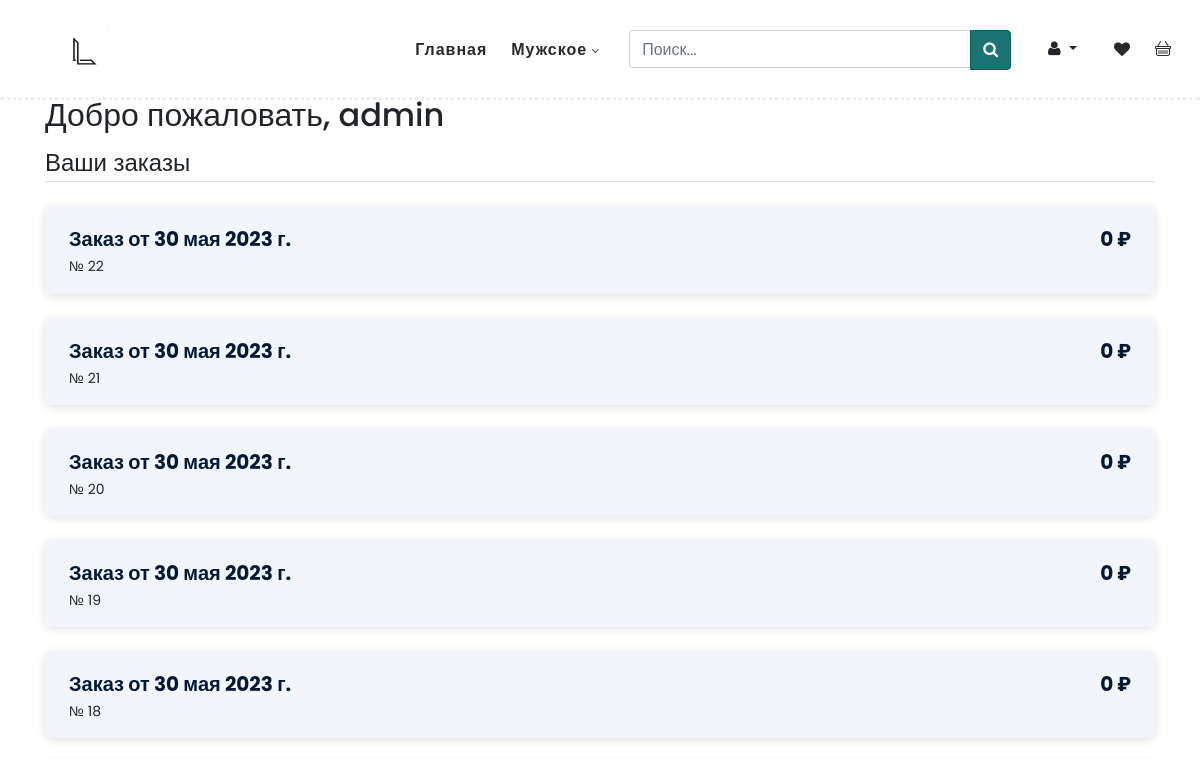
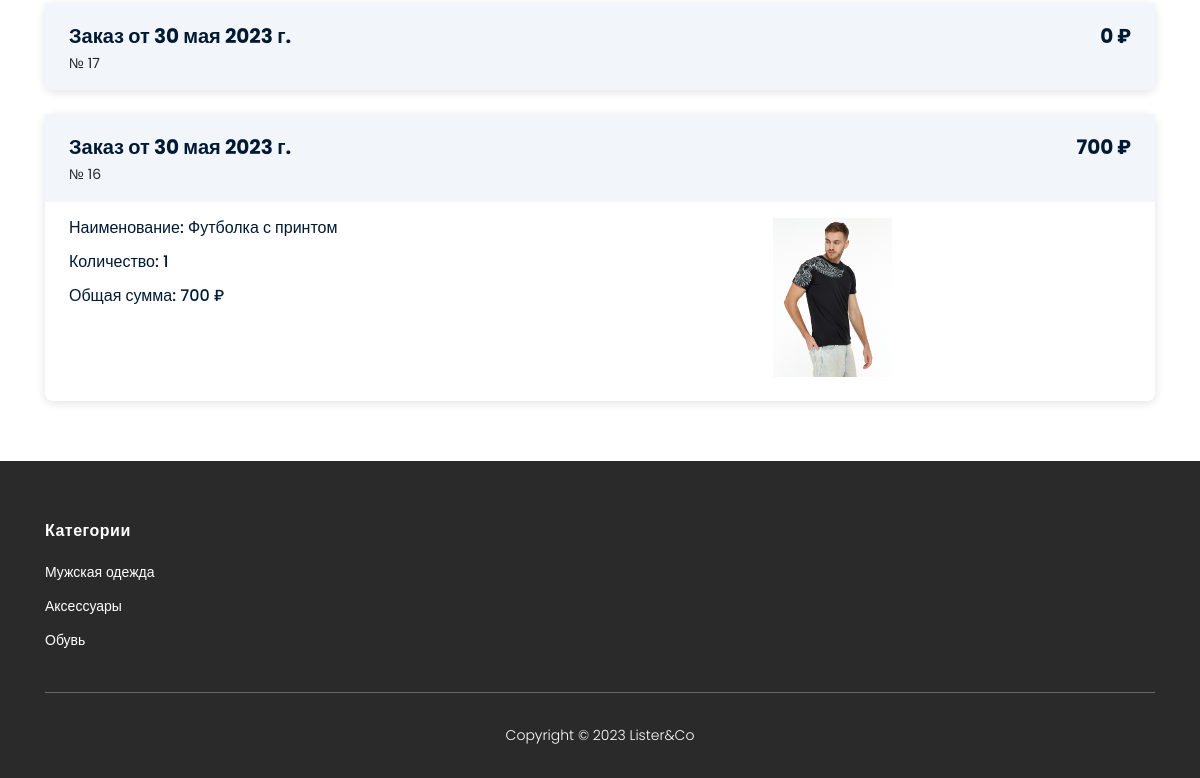
Before: /profile/admin (signed in) with the older database file (2 pictures, top to bottom).
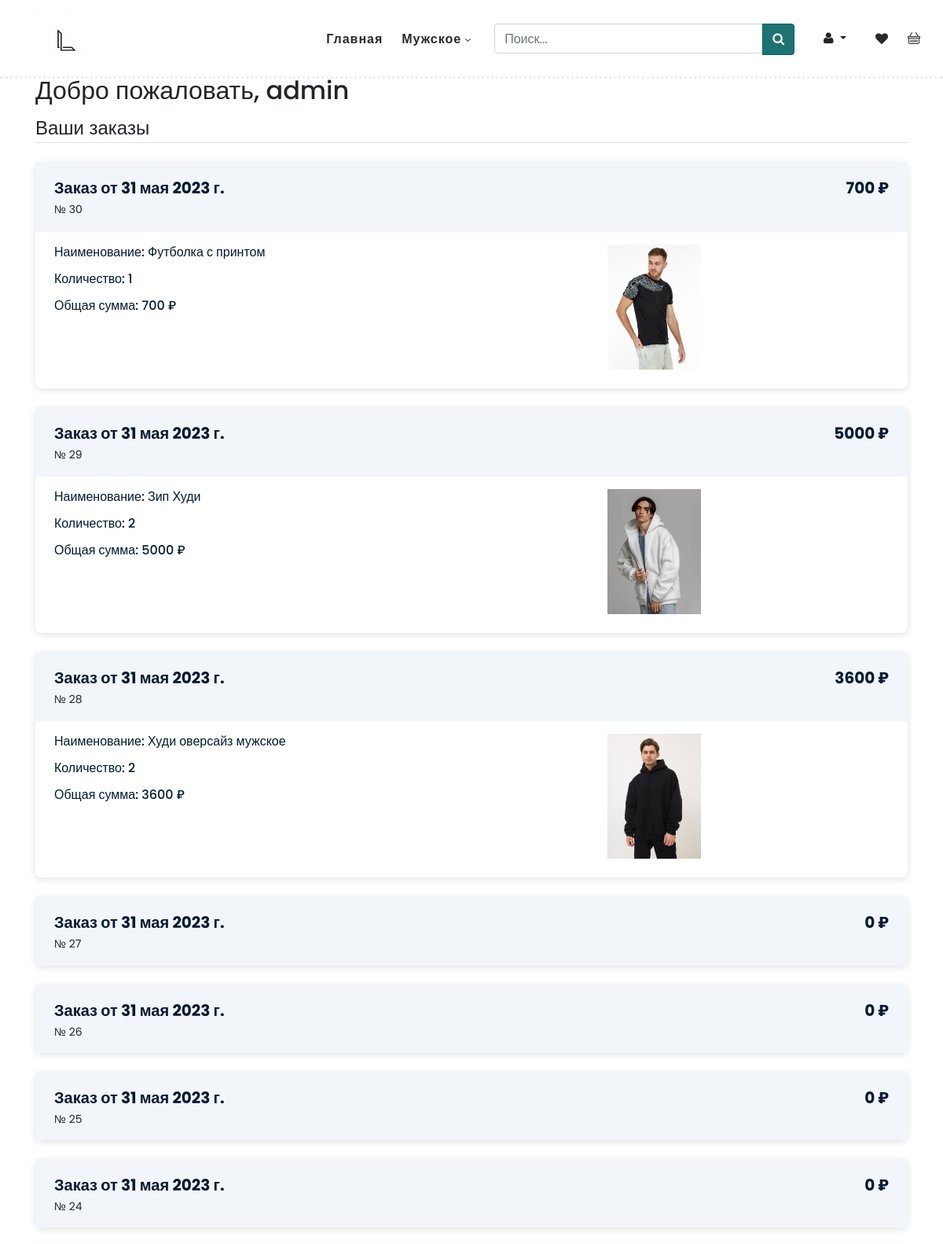
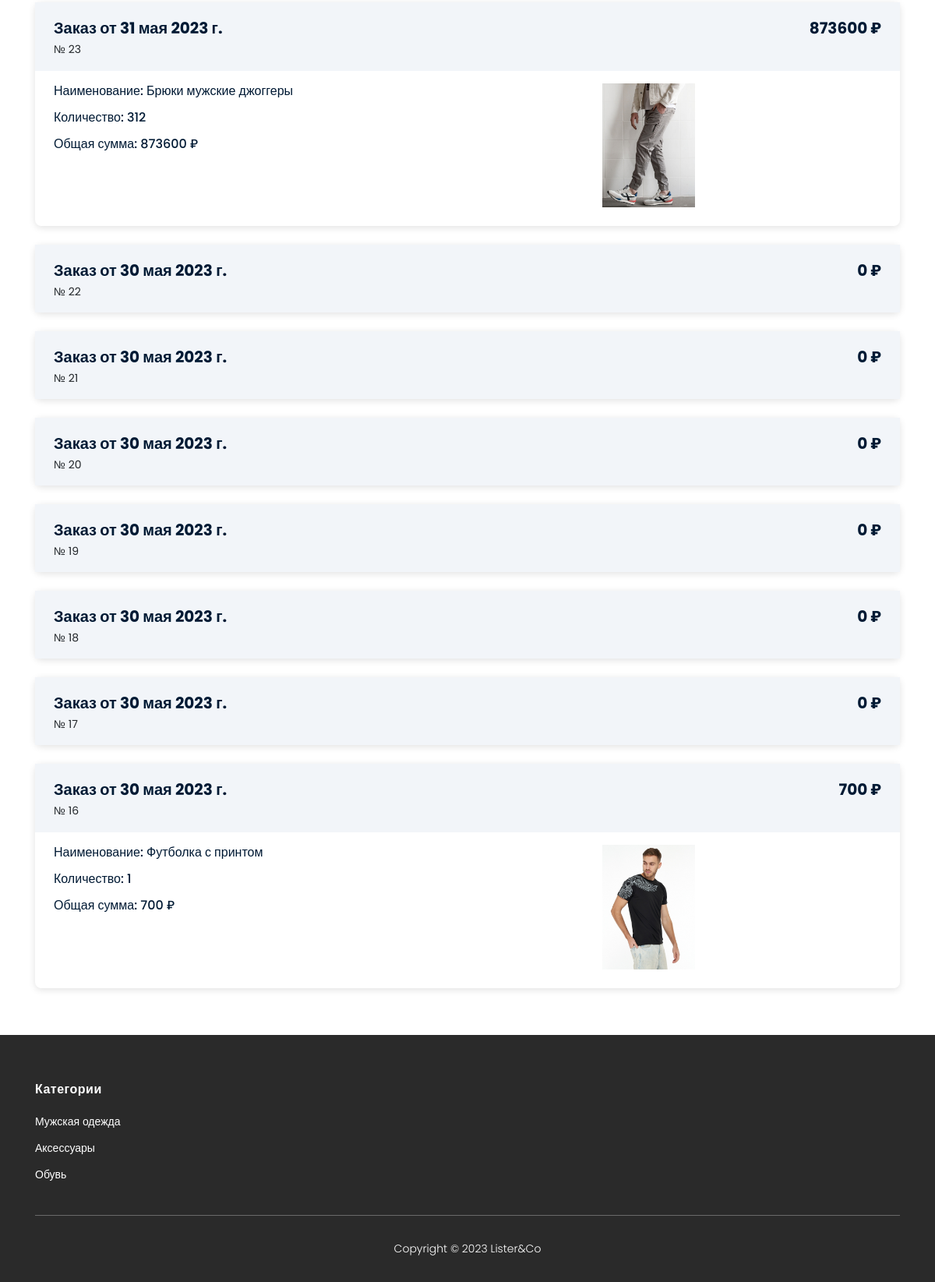
After: the same page with the newer database file (2 pictures, top to bottom).
### order/models.py (models this page shows, shortened)
class Order(models.Model):
    customer = models.ForeignKey(User, on_delete=models.CASCADE, related_name='orders', verbose_name='Заказы')
    time_create = models.DateField(auto_now_add=True, null=True)
    first_name = models.CharField(max_length=100, verbose_name='Имя')
    last_name = models.CharField(max_length=100, verbose_name='Фамилия')
    street = models.CharField(max_length=20, verbose_name='Улица')
    house = models.CharField(max_length=20, verbose_name='Дом')
    city = models.CharField(max_length=20, verbose_name='Город')
    region = models.CharField(max_length=20, verbose_name='Область')
    index = models.CharField(max_length=12, verbose_name='Индекс')
    country = models.CharField(max_length=20, verbose_name='Страна')
    phone_number = models.TextField(max_length=200, null=True, verbose_name='Номер телефона')
    updated = models.DateTimeField(auto_now=True)
    def get_total_cost(self):
        return sum(item.get_cost() for item in self.items.all())

class OrderItem(models.Model):
    order = models.ForeignKey(Order, related_name='items', on_delete=models.PROTECT, verbose_name='Отношение к заказу')
    product = models.ForeignKey(Product, related_name='order_items', on_delete=models.PROTECT, verbose_name='Что заказано')
    price = models.IntegerField(verbose_name='Цена')
    quantity = models.PositiveIntegerField(default=1, verbose_name='Количество')
    size = models.CharField(max_length=3, verbose_name='Размер', default='XS')
    def get_cost(self):
        return self.price * self.quantity

### store/models.py (models this page shows, shortened)
class Product(models.Model):
    name = models.CharField(max_length=100)
    description = models.TextField()
    materials = models.CharField(max_length=100)
    price = models.IntegerField( null=True)
    photo = models.ImageField(upload_to="photos/%Y/%m/%d", null=True)
    photo2 = models.ImageField(upload_to="photos/%Y/%m/%d", null=True)
    photo3 = models.ImageField(upload_to="photos/%Y/%m/%d", null=True)
    time_create = models.TimeField(auto_now_add=True)
    category = models.ForeignKey('Category', on_delete=models.PROTECT)
    class Meta:
        verbose_name = 'Одежда'
        verbose_name_plural = 'Одежда'

### store/views.py (the view)
# urls.py: path('profile/<username>', profile, name='profile'),
@login_required
def profile(request, username):
        user = request.user
        user_orders = reversed(Order.objects.filter(customer=request.user))
        user_order_item = OrderItem.objects.all()
        categorys = Category.objects.all()
        data = {
            'user': user,
            'user_orders': user_orders,
            'user_order_item': user_order_item,
            'title': 'Профиль',
            'categorys': categorys,
        }
        return render(request, 'store/profile.html', data)

### store/models.py (called while the page is built)
    def get_absolute_url(self):
        return reverse('category', kwargs={'cid': self.pk})

### store/templates/store/profile.html (shortened to what this page needs)
{% extends 'store/base.html' %}
{% block content %}
<section class="section" id="products">
        <div class="container successful-order">
            <h2>Добро пожаловать, {{user.username}}</h2>
            <div class="orders">
                <legend class="border-bottom mb-4">Ваши заказы</legend>
                {% if user_orders %}
                {% for o in user_orders %}
                <div class="order-detail">
                    <div class="order-info">
                        <div class="tf1">
                            <div class="mf1">
                            <span class="tf2">Заказ от {{o.time_create}}</span>
                            <span class="tf3">№ {{o.id}}</span>
                            </div>
                            <div class="t3f">
                            <span class="tf2">{{o.get_total_cost}} ₽</span>
                            </div>
                        </div>
                    </div>
                    {% for item in user_order_item %}
                    {% if item.order.id == o.id %}
                    <div class="order-details">
                        <div class="re5">
                                <div class="order-padding">
                                    <p class="e6r">Наименование: {{item.product.name}}</p>
                                    <p class="e6r">Количество: {{item.quantity}}</p>
                                    <p class="e6r">Общая сумма: {{item.get_cost}} ₽</p>
                                </div>
                                <div class="oip1">
                                    <img src="{{item.product.photo.url}}" class="order-imgg">
                                </div>
                        </div>
                        </div>
                    {% endif %}
                    {% endfor %}
                </div>
                {% endfor %}
                {% else %}
                <h2>Здесь пока ничего нет</h2>
                {% endif %}
                </div>
            </div>
</section>
{% endblock %}

### store/templates/store/base.html (shortened to what this page needs)
{% load static %}
<!DOCTYPE html>
<html lang="en">
  <head>
    <link rel="stylesheet" type="text/css" href="{% static 'store/assets/css/bootstrap.min.css' %}">
    <link rel="stylesheet" type="text/css" href="{% static 'store/assets/css/font-awesome.css' %}">
    <link rel="stylesheet" href="{% static 'store/assets/css/templatemo-hexashop.css' %}">
    <link rel="stylesheet" href="{% static 'store/assets/css/owl-carousel.css' %}">
    <link rel="stylesheet" href="{% static 'store/assets/css/lightbox.css' %}">
    </head>
    <body>
    <header class="header-area header-sticky">
        <div class="container">
            <div class="row">
                <div class="col-12">
                    <nav class="main-nav">
                        <a href="{% url 'home' %}" class="logo">
                            <img  class="logo-image" src="{%  static 'store/assets/images/logo.png' %}">
                        </a>
                        <ul class="nav">
                            <li class="scroll-to-section"><a href="{% url 'home'  %}">Главная</a></li>
                            <li class="submenu">
                                <a href="javascript:;">Мужское</a>
                            </li>
                            <li>
                                <form action="{% url 'search' %}" method="get">
                                    <div class="input-group">
                                        <input type="text" class="form-control" type="search" name="q" placeholder="Поиск...">
                                        <div class="input-group-append">
                                            <a href="{% url 'search' %}"></a><button class="btn btn-secondary" type="submit" style="background-color: #1D7373; border-color:#006363 "></a>
                                            <i class="fa fa-search"></i>
                                        </button>
                                        </div>
                                    </div>
                                </form>
                            </li>
                            <li>
                                <div class="btn-group">
                                  <button type="button" class="btn btn-default dropdown-toggle" data-toggle="dropdown" aria-haspopup="true" aria-expanded="false">
                                    <i class="fa fa-user" aria-hidden="true"></i></a>
                                  </button>
                                </div>
                            </li>
                            <li>
                                <a href="{% url 'favorites' %}"><i class="fa fa-heart" aria-hidden="true"></i></a>
                            </li>
                            <li>
                                {% if not request.user.is_authenticated %}
                                <a class="basket-menu" href="{% url 'login' %}"><svg xmlns="http://www.w3.org/2000/svg" width="16" height="16" fill="currentColor" class="bi bi-basket" viewBox="0 0 16 16">
  <path d="M5.757 1.071a.5.5 0 0 1 .172.686L3.383 6h9.234L10.07 1.757a.5.5 0 1 1 .858-.514L13.783 6H15a1 1 0 0 1 1 1v1a1 1 0 0 1-1 1v4.5a2.5 2.5 0 0 1-2.5 2.5h-9A2.5 2.5 0 0 1 1 13.5V9a1 1 0 0 1-1-1V7a1 1 0 0 1 1-1h1.217L5.07 1.243a.5.5 0 0 1 .686-.172zM2 9v4.5A1.5 1.5 0 0 0 3.5 15h9a1.5 1.5 0 0 0 1.5-1.5V9H2zM1 7v1h14V7H1zm3 3a.5.5 0 0 1 .5.5v3a.5.5 0 0 1-1 0v-3A.5.5 0 0 1 4 10zm2 0a.5.5 0 0 1 .5.5v3a.5.5 0 0 1-1 0v-3A.5.5 0 0 1 6 10zm2 0a.5.5 0 0 1 .5.5v3a.5.5 0 0 1-1 0v-3A.5.5 0 0 1 8 10zm2 0a.5.5 0 0 1 .5.5v3a.5.5 0 0 1-1 0v-3a.5.5 0 0 1 .5-.5zm2 0a.5.5 0 0 1 .5.5v3a.5.5 0 0 1-1 0v-3a.5.5 0 0 1 .5-.5z"/>
</svg></a>
                                {% else %}
                                <a class="basket-menu" href="{% url 'basket_detail' %}"></a>
                                {% endif %}
                            </li>
                        </ul>
                    </nav>
                </div>
            </div>
        </div>
    </header>
    {% block content %}
    {% endblock %}
    <footer>
        <div class="container">
            <div class="row">
                <div class="col-lg-3">
                    <h4>Категории</h4>
                    <ul>
                        <li><a href="#">Мужская одежда</a></li>
                        <li><a href="#">Аксессуары</a></li>
                        <li><a href="#">Обувь</a></li>
                    </ul>
                </div>
                <div class="col-lg-12">
                    <div class="under-footer">
                        <p>Copyright © 2023 Lister&Co
                    </div>
                </div>
            </div>
        </div>
    </footer>
  </body>
</html>

Changed rows visible on the page:
added Order: time_create "31 мая 2023 г.", id "30", get_total_cost "700"
added OrderItem: product.name "Футболка с принтом", quantity "1", get_cost "700", product.photo (picture), shown under "31 мая 2023 г."
added Order: time_create "31 мая 2023 г.", id "29", get_total_cost "5000"
added OrderItem: product.name "Зип Худи", quantity "2", get_cost "5000", product.photo (picture), shown under "31 мая 2023 г."
added Order: time_create "31 мая 2023 г.", id "28", get_total_cost "3600"
added OrderItem: product.name "Худи оверсайз мужское", quantity "2", get_cost "3600", product.photo (picture), shown under "31 мая 2023 г."
added Order: time_create "31 мая 2023 г.", id "27", get_total_cost "0"
added Order: time_create "31 мая 2023 г.", id "26", get_total_cost "0"
added Order: time_create "31 мая 2023 г.", id "25", get_total_cost "0"
added Order: time_create "31 мая 2023 г.", id "24", get_total_cost "0"
added Order: time_create "31 мая 2023 г.", id "23", get_total_cost "873600"
added OrderItem: product.name "Брюки мужские джоггеры", quantity "312", get_cost "873600", product.photo (picture), shown under "31 мая 2023 г."
